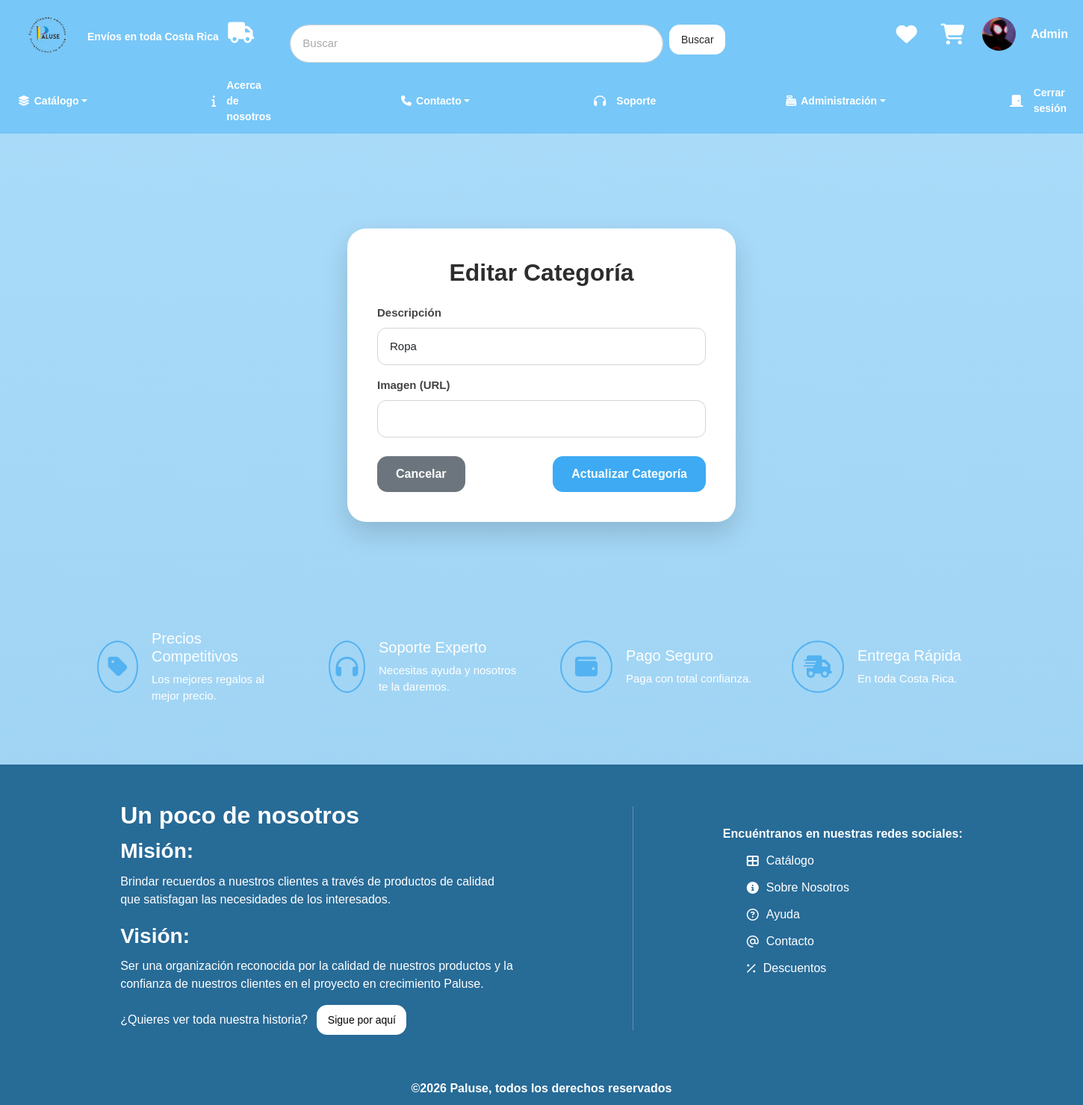
The page /categoria/edit/1 (signed in) on the database as committed earlier.
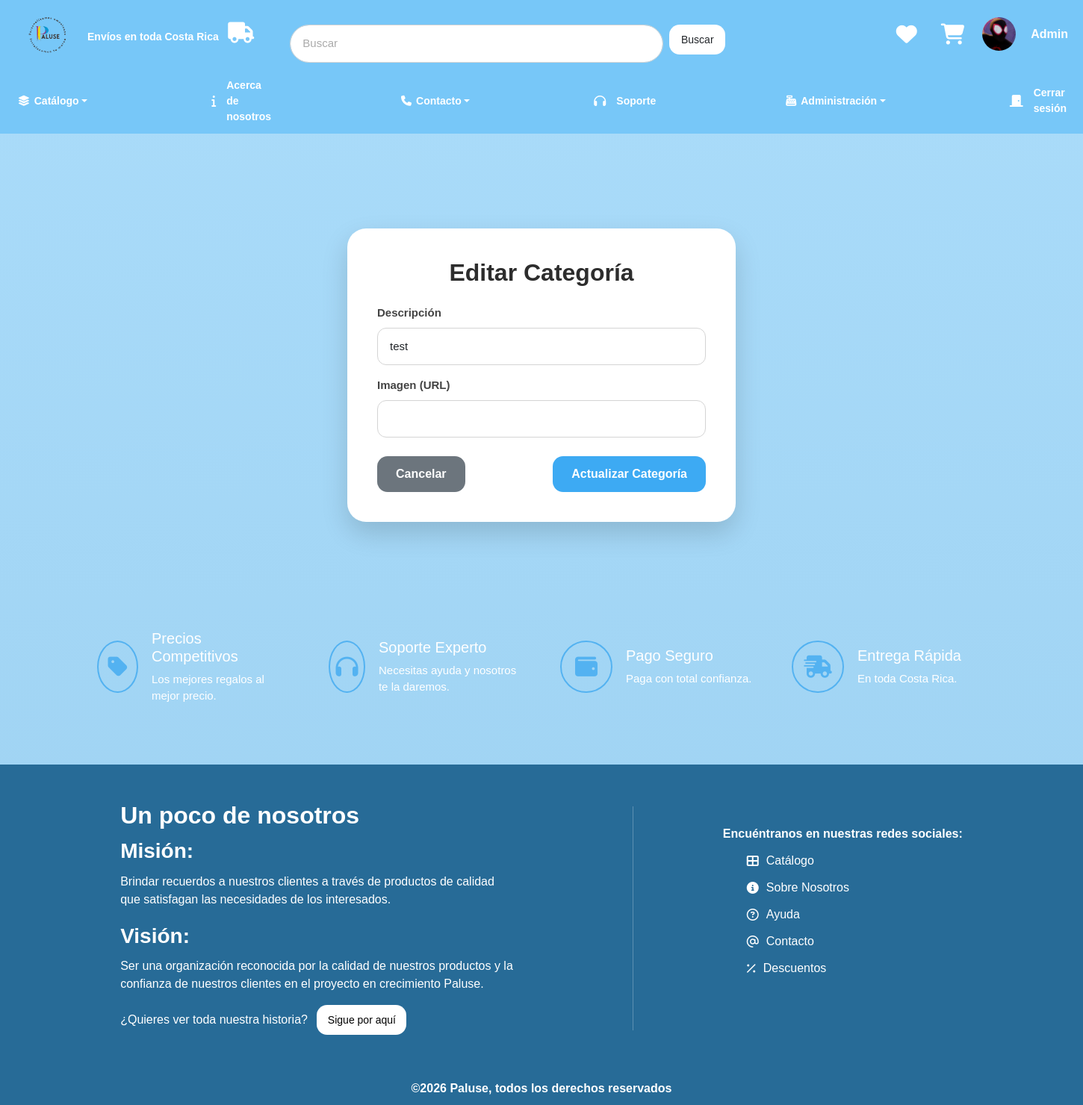
The same page on the database as committed later.
### tables this page shows
CREATE TABLE categoria (
  id_categoria INT NOT NULL AUTO_INCREMENT,
  descripcion VARCHAR(50) NOT NULL,
  ruta_imagen VARCHAR(1024),
  activo BOOLEAN,
  fecha_creacion TIMESTAMP DEFAULT CURRENT_TIMESTAMP,
  fecha_modificacion TIMESTAMP DEFAULT CURRENT_TIMESTAMP ON UPDATE CURRENT_TIMESTAMP,
  PRIMARY KEY (id_categoria),
  UNIQUE (descripcion),
  INDEX ndx_descripcion (descripcion)
);

### app/core/App.php (called while the page is built, shortened)
<?php
class App {
    protected $method = 'index';
    public function __construct() {
        $url = $this->parseUrl();
        if (isset($url[0]) && file_exists('../app/controllers/' . ucfirst($url[0]) . 'Controller.php')) {
            unset($url[0]);
        }
        $this->controller = new $this->controller;
        if (isset($url[1])) {
            if (method_exists($this->controller, $url[1])) {
                $this->method = $url[1];
                unset($url[1]);
            }
        }
        $this->params = $url ? array_values($url) : [];
        call_user_func_array([$this->controller, $this->method], $this->params);
    }
    public function parseUrl() {
        if (isset($_GET['url'])) {
            return explode('/', filter_var(rtrim($_GET['url'], '/'), FILTER_SANITIZE_URL));
        }
        return [];
    }
}

### public/index.php (called while the page is built, shortened)
<?php
require_once '../app/core/App.php';
require_once '../app/core/Controller.php';
$app = new App();

### app/models/Categoria.php (called while the page is built, shortened)
<?php
require_once '../app/config/Database.php';
class Categoria {
    private $db;
    public function __construct() {
        $this->db = Database::getInstance()->getConnection();
    }
    public function getById($id) {
        $query = "SELECT * FROM categoria WHERE id_categoria = ?";
        $stmt = $this->db->prepare($query);
        $stmt->bind_param("i", $id);
        $stmt->execute();
        $result = $stmt->get_result();
        return $result->fetch_assoc();
    }
}

### app/config/Database.php (called while the page is built, shortened)
<?php
class Database {
    private static $instance = null;
    private $conn;
    private function __construct() {
        try {
            $this->conn = new mysqli(DB_HOST, DB_USER, DB_PASS, DB_NAME);
            $this->conn->set_charset("utf8");
        } catch (mysqli_sql_exception $e) {
            die("Error de conexión a la base de datos. Por favor, verifica que MySQL esté encendido y la base de datos '" . DB_NAME . "' exista. Detalle: " . $e->getMessage());
        }
    }
    public static function getInstance() {
        if (!self::$instance) {
            self::$instance = new Database();
        }
        return self::$instance;
    }
    public function getConnection() {
        return $this->conn;
    }
}

### app/views/categoria/edit.php (the view, shortened to what this page needs)
<?php require_once '../app/views/layouts/head.php'; ?>
<?php require_once '../app/views/layouts/headFormsUser.php'; ?>
<?php require_once '../app/views/layouts/header.php'; ?>
<div class="form-wrapper mt-4">
    <div class="glass-card max-w-md mx-auto">
        <h2 class="mb-4">
            Editar Categoría
        </h2>
        <form action="<?= BASE_URL ?>/categoria/edit/<?= $data['categoria']['id_categoria'] ?>" method="POST">
            <div class="form-group mb-3">
                <label>Descripción</label>
                <input
                    type="text"
                    name="descripcion"
                    class="form-control"
                    value="<?= htmlspecialchars($data['categoria']['descripcion']) ?>"
                    required>
            </div>
            <div class="form-group mb-4">
                <label>Imagen (URL)</label>
                <input
                    type="text"
                    name="ruta_imagen"
                    class="form-control"
                    value="<?= htmlspecialchars($data['categoria']['ruta_imagen']) ?>">
            </div>
            <div class="d-flex justify-content-between">
                <a href="<?= BASE_URL ?>/categoria/index" class="btn btn-secondary">
                    Cancelar
                </a>
                <button type="submit" class="btn btn-primary">
                    Actualizar Categoría
                </button>
            </div>
        </form>
    </div>
</div>
<?php require_once '../app/views/layouts/footer.php'; ?>

Rows that differ between the two databases and show on the page:
changed categoria: descripcion "Ropa" → "test"
